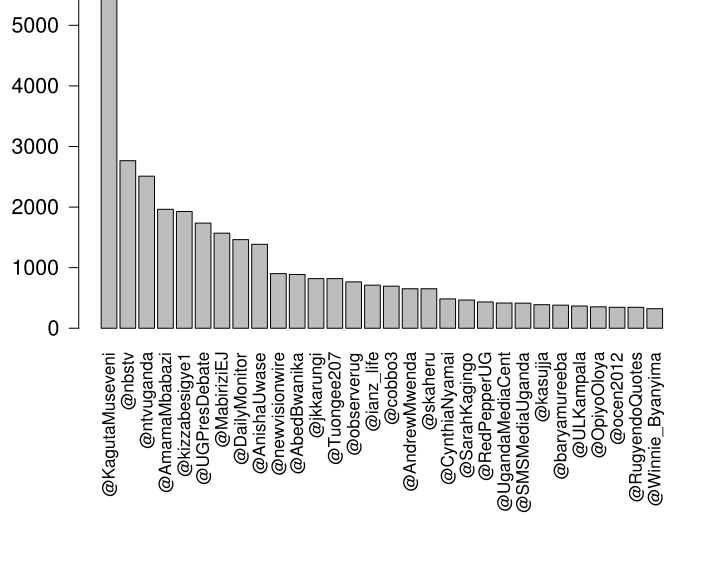

Reproduce this figure in R.
# Who was driving th content. 

theString <- tweets$text
theString1 <- unlist(strsplit(theString, " "))
regex1 <- "(^|[^@\\w])@(\\w{1,15})\\b" # get strings with @
regex2 <- "[^[:alnum:]@_]"             # remove all punctuation except _ and @
users <- gsub(regex2, "", theString1[grep(regex1, theString1, perl = T)])
users

# Count @accounts that appear most.
counts=table(users)
barplot(counts)

# Let's do something hacky:
# Limit the data set to show only folk who tweeted twice or more in the sample
cc=subset(counts,counts>100)
cc_df <- as.data.frame(as.table(cc))
names(cc_df) <- c('screenname', 'counttweets')

barplot(cc_df$counttweets, las=2, names.arg=cc_df$screenname, axes=FALSE)
barplot(cc_df$counttweets, las=2, cex.names=0.8, names.arg=cc_df$screenname, axes=TRUE)

# Arrange in Descending. 
library(dplyr)
library(tidyr)
#supposing you want to arrange column 'c' in descending order and 'd' in ascending order. name of data frame is df
## first doing descending
df<-arrange(cc_df,desc(counttweets))
df <- df[1:30, ]

barplot(df$counttweets, las=2, names.arg=df$screenname, axes=FALSE)
barplot(df$counttweets, las=2, cex.names=0.8, names.arg=df$screenname, axes=TRUE)




# Top bots 
# Count screen name. Who the top people re-tweeting as bots at the UGDebates16 
t =tweets[tweets$retweetCount > 200,]
t$screenName
write.csv(t$screenName,file="bots_debate_2.csv")



# Sentiments Trust cloud


library(syuzhet)
library(lubridate)
library(ggplot2)
library(scales)
library(reshape2)
library(dplyr )
tweets$text <- iconv(tweets$text,"WINDOWS-1252","UTF-8")
mySentiment <- get_nrc_sentiment(tweets$text)
head(mySentiment)
tweets <- cbind(tweets, mySentiment)
